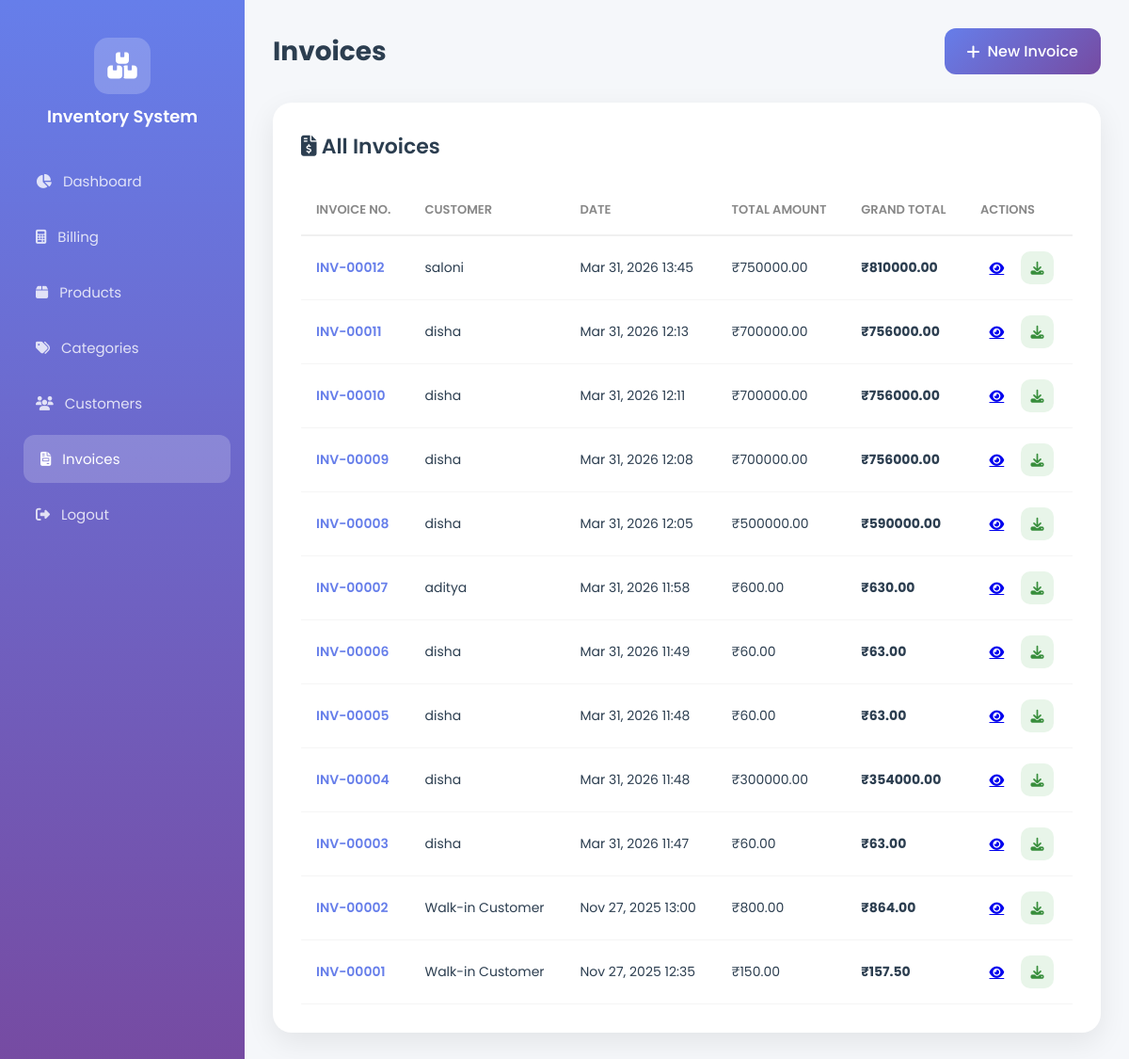
The app's page /billing/invoices/ (signed in) with its own data.
### billing/models.py (models this page shows, shortened)
class Invoice(models.Model):
    invoice_number = models.CharField(max_length=50, unique=True)
    customer = models.ForeignKey(
        'customers.Customer',
        on_delete=models.SET_NULL,
        blank=True,
        null=True
    )
    total_amount = models.DecimalField(max_digits=10, decimal_places=2)
    grand_total = models.DecimalField(max_digits=10, decimal_places=2)
    date = models.DateTimeField(auto_now_add=True)

### customers/models.py (models this page shows, shortened)
class Customer(models.Model):
    name = models.CharField(max_length=100)
    phone_number = models.CharField(max_length=15, unique=True)
    email = models.EmailField(max_length=100, blank=True, null=True)
    address = models.CharField(max_length=200, blank=True, null=True)
    is_active = models.BooleanField(default=True)
    date_added = models.DateTimeField(auto_now_add=True)

### billing/views.py (the view)
# urls.py: path('billing/invoices/', views.invoice_list, name='invoice_list'),
@login_required
def invoice_list(request):
    invoices = Invoice.objects.all().order_by('-date')
    return render(request, 'billing/invoice_list.html', {'invoices': invoices})

### billing/templates/billing/invoice_list.html (shortened to what this page needs)
<!DOCTYPE html>
<html lang="en">
<head>
    <link rel="stylesheet" href="https://cdnjs.cloudflare.com/ajax/libs/font-awesome/6.4.0/css/all.min.css">
</head>
<body>
    <div class="sidebar">
        <div class="sidebar-logo">
            <div class="icon"><i class="fas fa-boxes-stacked"></i></div>
            <h2>Inventory System</h2>
        </div>
        <ul class="nav-menu">
            <li><a href="{% url 'dashboard' %}"><i class="fas fa-chart-pie"></i> Dashboard</a></li>
            <li><a href="/billing/"><i class="fas fa-calculator"></i> Billing</a></li>
            <li><a href="{% url 'product_list' %}"><i class="fas fa-box"></i> Products</a></li>
            <li><a href="{% url 'category_list' %}"><i class="fas fa-tags"></i> Categories</a></li>
            <li><a href="{% url 'customer_list' %}"><i class="fas fa-users"></i> Customers</a></li>
            <li><a href="{% url 'invoice_list' %}" class="active"><i class="fas fa-file-invoice"></i> Invoices</a></li>
            <li><a href="{% url 'logout' %}"><i class="fas fa-sign-out-alt"></i> Logout</a></li>
        </ul>
    </div>
    <div class="main-content">
        <div class="header">
            <h1>Invoices</h1>
            <a href="/billing/" class="btn btn-primary"><i class="fas fa-plus"></i> New Invoice</a>
        </div>
        <div class="card">
            <div class="card-header" style="margin-bottom: 25px;"><h2><i class="fas fa-file-invoice-dollar"></i> All Invoices</h2></div>
            <table class="table">
                <thead>
                    <tr>
                        <th>Invoice No.</th>
                        <th>Customer</th>
                        <th>Date</th>
                        <th>Total Amount</th>
                        <th>Grand Total</th>
                        <th>Actions</th>
                    </tr>
                </thead>
                <tbody>
                    {% for invoice in invoices %}
                    <tr>
                        <td><span class="invoice-number">{{ invoice.invoice_number }}</span></td>
                        <td>{{ invoice.customer.name|default:"Walk-in Customer" }}</td>
                        <td>{{ invoice.date|date:"M d, Y H:i" }}</td>
                        <td>₹{{ invoice.total_amount }}</td>
                        <td><strong>₹{{ invoice.grand_total }}</strong></td>
                        <td>
                            <div class="action-btns">
                                <a href="{% url 'invoice_detail' invoice.id %}" class="view" title="View"><i class="fas fa-eye"></i></a>
                                <a href="{% url 'download_invoice_pdf' invoice.id %}" class="download" title="Download PDF" target="_blank"><i class="fas fa-download"></i></a>
                            </div>
                        </td>
                    </tr>
                    {% empty %}
                    <tr><td colspan="6" style="text-align: center; padding: 40px;">No invoices yet. Create your first invoice!</td></tr>
                    {% endfor %}
                </tbody>
            </table>
        </div>
    </div>
</body>
</html>

### billing/templates/billing/invoice_list.html (style rules this page uses)
* { margin: 0; padding: 0; box-sizing: border-box; font-family: 'Poppins', sans-serif; }
:root { --primary: #667eea; --secondary: #764ba2; --dark: #2c3e50; }
body { background: #f5f7fa; min-height: 100vh; }
.sidebar { position: fixed; left: 0; top: 0; width: 260px; height: 100%; background: linear-gradient(180deg, var(--primary) 0%, var(--secondary) 100%); padding: 20px; z-index: 100; }
.sidebar-logo { text-align: center; padding: 20px 0 30px; }
.sidebar-logo .icon { width: 60px; height: 60px; background: rgba(255,255,255,0.2); border-radius: 15px; display: inline-flex; align-items: center; justify-content: center; margin-bottom: 10px; }
.sidebar-logo .icon i { font-size: 28px; color: white; }
.sidebar-logo h2 { color: white; font-size: 18px; font-weight: 600; }
.nav-menu { list-style: none; }
.nav-menu li { margin-bottom: 8px; }
.nav-menu a { display: flex; align-items: center; gap: 12px; padding: 14px 18px; color: rgba(255,255,255,0.8); text-decoration: none; border-radius: 12px; transition: all 0.3s; font-size: 15px; }
.nav-menu a:hover, .nav-menu a.active { background: rgba(255,255,255,0.2); color: white; transform: translateX(5px); }
.main-content { margin-left: 260px; padding: 30px; }
.header { display: flex; justify-content: space-between; align-items: center; margin-bottom: 30px; }
.header h1 { color: var(--dark); font-size: 28px; font-weight: 700; }
.btn { padding: 12px 24px; border-radius: 12px; border: none; cursor: pointer; font-weight: 500; transition: all 0.3s; text-decoration: none; display: inline-flex; align-items: center; gap: 8px; }
.btn-primary { background: linear-gradient(135deg, var(--primary), var(--secondary)); color: white; }
.card { background: white; border-radius: 20px; padding: 30px; box-shadow: 0 10px 30px rgba(0,0,0,0.08); }
.card-header h2 { color: var(--dark); font-size: 22px; font-weight: 600; }
.table { width: 100%; border-collapse: collapse; }
.table th { text-align: left; padding: 16px; color: #888; font-size: 13px; font-weight: 600; text-transform: uppercase; border-bottom: 2px solid #f0f0f0; }
.table td { padding: 16px; color: var(--dark); font-size: 14px; border-bottom: 1px solid #f5f5f5; }
.invoice-number { font-weight: 600; color: var(--primary); }
.action-btns { display: flex; gap: 8px; }
.action-btns a { width: 35px; height: 35px; border-radius: 10px; display: flex; align-items: center; justify-content: center; transition: all 0.3s; }
.action-btns .download { background: #e8f5e9; color: #388e3c; }

### records on screen
Invoice: invoice_number "INV-00012", customer.name "saloni", date "Mar 31, 2026 13:45", total_amount "750000.00", grand_total "810000.00"
Invoice: invoice_number "INV-00011", customer.name "disha", date "Mar 31, 2026 12:13", total_amount "700000.00", grand_total "756000.00"
Invoice: invoice_number "INV-00010", customer.name "disha", date "Mar 31, 2026 12:11", total_amount "700000.00", grand_total "756000.00"
Invoice: invoice_number "INV-00009", customer.name "disha", date "Mar 31, 2026 12:08", total_amount "700000.00", grand_total "756000.00"
Invoice: invoice_number "INV-00008", customer.name "disha", date "Mar 31, 2026 12:05", total_amount "500000.00", grand_total "590000.00"
Invoice: invoice_number "INV-00007", customer.name "aditya", date "Mar 31, 2026 11:58", total_amount "600.00", grand_total "630.00"
Invoice: invoice_number "INV-00006", customer.name "disha", date "Mar 31, 2026 11:49", total_amount "60.00", grand_total "63.00"
Invoice: invoice_number "INV-00005", customer.name "disha", date "Mar 31, 2026 11:48", total_amount "60.00", grand_total "63.00"
Invoice: invoice_number "INV-00004", customer.name "disha", date "Mar 31, 2026 11:48", total_amount "300000.00", grand_total "354000.00"
Invoice: invoice_number "INV-00003", customer.name "disha", date "Mar 31, 2026 11:47", total_amount "60.00", grand_total "63.00"
Invoice: invoice_number "INV-00002", customer.name "Walk-in Customer", date "Nov 27, 2025 13:00", total_amount "800.00", grand_total "864.00"
Invoice: invoice_number "INV-00001", customer.name "Walk-in Customer", date "Nov 27, 2025 12:35", total_amount "150.00", grand_total "157.50"
